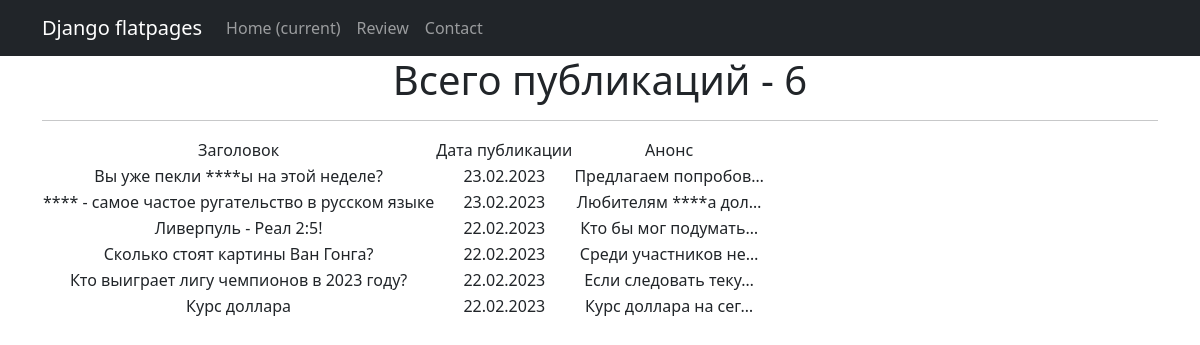
Page /news/ on the committed database.
### news/models.py (models this page shows, shortened)
class Post(models.Model):
    is_article = models.BooleanField(default=False)
    title = models.CharField(max_length = 63)
    time_in = models.DateTimeField(auto_now_add = True)
    content = models.TextField(default = "Место для текста")
    rating = models.IntegerField(default=0)
    author = models.ForeignKey(Author, on_delete = models.CASCADE)
    category = models.ManyToManyField(Category, through='PostCategory')

### news/views.py (the view)
# urls.py: path('', PostsList.as_view()),
class PostsList(ListView):
    model = Post
    ordering = '-time_in'
    template_name = 'posts.html'
    context_object_name = 'posts'

### news/templatetags/custom_filters.py (called while the page is built)
@register.filter()
def censor(value):
   for w in censored_words:
      asterisk = '*' * len(w)
      value = value.replace(w, asterisk)
      value = value.replace(w.title(), asterisk)
   return value

### templates/posts.html (shortened to what this page needs)
{% extends 'flatpages/default.html' %}
{% load custom_filters %}
{% block content %}
    <h1>Всего публикаций - {{ posts|length }}</h1>
    <hr>
    {% if posts %}
        <table>
           <tr>
               <td>
                   Заголовок
               </td>
               <td>
                   Дата публикации
               </td>
               <td>
                   Анонс
               </td>
           </tr>
           {% for post in posts %}
           <tr>
               <td>{{ post.title|censor }}</td>
               <td>{{ post.time_in|date:'d.m.Y' }} </td>
               <td>{{ post.content|truncatechars:20|censor }}</td>
           </tr>
           {% endfor %}
        </table>
    {% else %}
        <h2>Публикаций нет!</h2>
    {% endif %}
{% endblock content %}

### templates/flatpages/default.html (shortened to what this page needs)
<!DOCTYPE html>
<html lang="en">
    <head>
        {% load static %}
        <link href="{% static 'css/styles.css' %}" rel="stylesheet" />
    </head>
    <body>
        <nav class="navbar navbar-expand-lg navbar-dark bg-dark static-top">
            <div class="container">
                <a class="navbar-brand" href="#">Django flatpages</a>
                <div class="collapse navbar-collapse" id="navbarResponsive">
                    <ul class="navbar-nav ml-auto">
                        <li class="nav-item active">
                            <a class="nav-link" href="#">Home
                                <span class="sr-only">(current)</span>
                            </a>
                        </li>
                        <li class="nav-item">
                            <a class="nav-link" href="/review/">Review</a>
                        </li>
                        <li class="nav-item">
                            <a class="nav-link" href="/contacts/">Contact</a>
                        </li>
                    </ul>
                </div>
            </div>
        </nav>
        <div class="container">
            <div class="row">
                <div class="col-lg-12 text-center">
                    {% block content %}{% endblock content %}
                </div>
            </div>
        </div>
    </body>
</html>

### rows in the picture
Post: title|censor "Вы уже пекли ****ы на этой неделе?", time_in "23.02.2023", content|censor "Предлагаем попробов…"
Post: title|censor "**** - самое частое ругательство в русском языке", time_in "23.02.2023", content|censor "Любителям ****а дол…"
Post: title|censor "Ливерпуль - Реал 2:5!", time_in "22.02.2023", content|censor "Кто бы мог подумать…"
Post: title|censor "Сколько стоят картины Ван Гонга?", time_in "22.02.2023", content|censor "Среди участников не…"
Post: title|censor "Кто выиграет лигу чемпионов в 2023 году?", time_in "22.02.2023", content|censor "Если следовать теку…"
Post: title|censor "Курс доллара", time_in "22.02.2023", content|censor "Курс доллара на сег…"

### other values in the picture
{{ posts|length }} "6"
